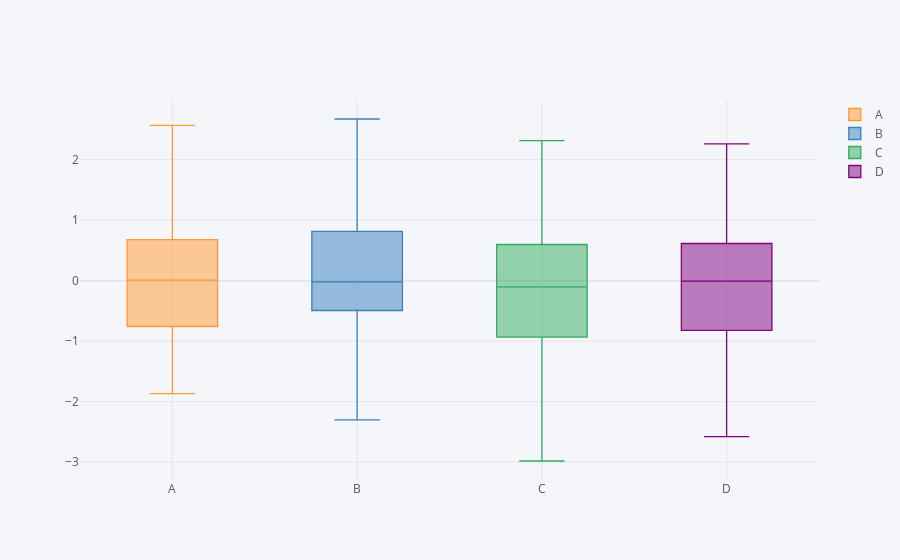

The notebook cell saved with this chart:
### Markdown cell above
## Interactive Box Plots

### Code cell
# Create an interactive box plot
df.iplot(kind='box')
